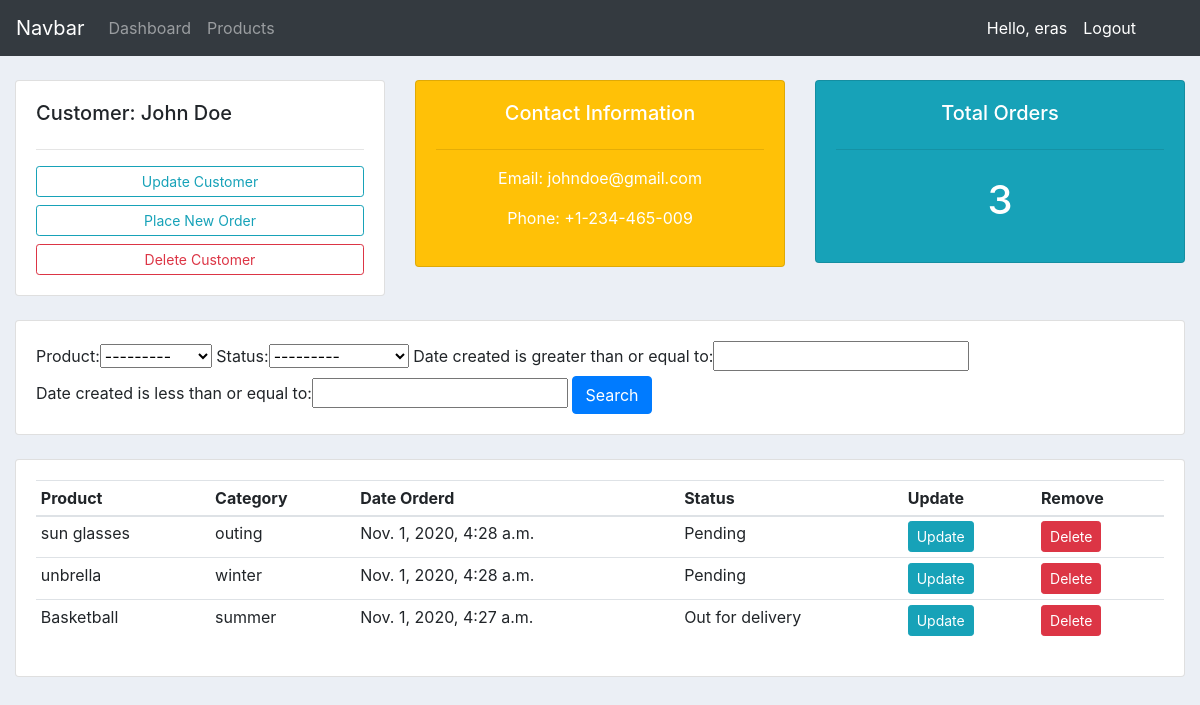
/view_customer/1/ (signed in), run on the app's committed database.
### crmapp/models.py (models this page shows, shortened)
class Customer(models.Model):
    user    = models.OneToOneField(User, null=True, on_delete=models.CASCADE)
    name    = models.CharField(max_length=200, null=True)
    phone   = models.CharField(max_length=200, null=True)
    email   = models.EmailField(max_length=200, null=True)
    profile_pic = models.ImageField(default= "user-icon.jpg", null=True, blank=True)
    date_created    = models.DateTimeField(auto_now_add=True)

class Order(models.Model):
    options = (
        ('Pending', 'Pending'),
        ('Out for delivery', 'Out for delivery'),
        ('Delivered', 'Delivered'),
    )
    customer = models.ForeignKey(Customer, on_delete=models.CASCADE)
    product = models.ForeignKey(Product, on_delete=models.CASCADE)
    date_created = models.DateTimeField(auto_now_add=True)
    status = models.CharField(choices=options, null=True, max_length=200)
    class Meta:
        ordering = ['-date_created']

class Product(models.Model):
    name    = models.CharField(max_length=200)
    price   = models.FloatField()
    category = models.ForeignKey(Category, on_delete=models.PROTECT)
    description = models.TextField(blank=True, null=True)
    date_created = models.DateTimeField(auto_now_add=True)
    def __str__(self):
        return self.name

class Category(models.Model):
    name = models.CharField(max_length=200)
    def __str__(self):
        return self.name

### crmapp/decorators.py (the view)
        def wrapper_func(request, *args, **kwargs):
            group = None
            if request.user.groups.exists():
                group = request.user.groups.all()[0].name
            if group in allowed_roles:
                return view_func(request, *args, **kwargs)
            else:
                return HttpResponse('This page does not exist')

### crmapp/views.py (called while the page is built)
@login_required(login_url='login')
@allowed_users(allowed_roles=['admin'])
def customerDetailView(request, pk):
    customer = Customer.objects.get(id=pk)
    orders = customer.order_set.all()
    filters = OrderFilter(request.GET, queryset=orders)
    context = {
        'customer': customer,
        'orders': orders,
        'filters': filters
    }
    return render(request, 'crmapp/customer.html', context)

### crmapp/templates/crmapp/customer.html
{%  extends 'crmapp/main.html' %}
{% block content %}
	<br>
<div class="row">
	<div class="col-md">
		<div class="card card-body">
			<h5>Customer: {{customer.name}}</h5>
			<hr>
			<a class="btn btn-outline-info  btn-sm btn-block" href="{% url 'update_customer' customer.pk %}">Update Customer</a>
			<a class="btn btn-outline-info btn-sm btn-block" href="{% url 'create_order' customer.pk%}">Place New Order</a>
			<a class="btn btn-outline-danger  btn-sm btn-block" href="{% url 'delete_customer' customer.pk %}">Delete Customer</a>
		</div>
	</div>
	<div class="col-md">
		<div class="card card-body bg-warning text-center text-white">
			<h5>Contact Information</h5>
			<hr>
			<p>Email: {{customer.email}} </p>
			<p>Phone: {{customer.phone}}</p>
		</div>
	</div>
	<div class="col-md">
		<div class="card card-body bg-info">
			<h5 class="text-center text-white">Total Orders</h5>
			<hr>
			{% if orders %}
				{% with orders.count as total_orders %}
				<h1 style="text-align: center;padding: 10px" class="text-white">{{total_orders}}</h1>
				{% endwith %}
			{% else %}
			<h1 style="text-align: center;padding: 10px" class="text-white">N/A</h1>
			{% endif %}
		</div>
	</div>
</div>
<br>
<div class="row">
	<div class="col">
		<div class="card card-body">
			<form method="get">
				{{filters.form}}
		    <button class="btn btn-primary" type="submit">Search</button>
		  </form>
		</div>
	</div>
</div>
<br>
<div class="row">
	<div class="col-md">
		<div class="card card-body">
			<table class="table table-sm">
				<thead>
					<tr>
						<th>Product</th>
						<th>Category</th>
						<th>Date Orderd</th>
						<th>Status</th>
						<th>Update</th>
						<th>Remove</th>
					</tr>
				</thead>
				<tbody>
					{% for order in orders %}
					<tr>
					<td>{{order.product.name}}</td>
					<td>{{order.product.category}}</td>
					<td>{{order.product.date_created}}</td>
					<td>{{order.status}}</td>
					<td><a href="{% url 'update_order' order.id %}"><button class="btn btn-sm btn-info" type="submit">Update</button></a></td>
					<td><a href="{% url 'deleteorder_customer' order.id %}"><button class="btn btn-sm btn-danger" type="submit">Delete</button></a></td>
					</tr>
					{% endfor %}
				</tbody>
			</table>
		</div>
	</div>
</div>
{% endblock %}

### crmapp/templates/crmapp/navbar.html (shortened to what this page needs)
<nav class="navbar navbar-expand-lg navbar-dark bg-dark">
  <a class="navbar-brand" href="{% url 'home' %}">Navbar</a>
  <div class="collapse navbar-collapse" id="navbarNav">
    <ul class="navbar-nav">
      {% if request.user.is_staff %}
      <li class="nav-item">
        <a class="nav-link" href="#">Dashboard</a>
      </li>
      <li class="nav-item">
        <a class="nav-link" href="#">Products</a>
      </li>
      {% else %}
      <li class="nav-item">
        <a class="nav-link" href="{% url 'accounts_settings' %}">Settings</a>
      </li>
      {% endif %}
    </ul>
  </div>
  <span class="mr-3 text-white">Hello, {{request.user}}</span>
  <span class="mr-5"><a class="text-white" href="{% url 'logout' %}">Logout</a></span>
</nav>

### static/css/style.css (style rules this page uses)
body { background-color: #ebeff5; }

### data on the page
Customer: name "John Doe", email "johndoe@gmail.com", phone "+1-234-465-009"
Order: product.name "sun glasses", product.category "outing", product.date_created "Nov. 1, 2020, 4:28 a.m.", status "Pending"
Order: product.name "unbrella", product.category "winter", product.date_created "Nov. 1, 2020, 4:28 a.m.", status "Pending"
Order: product.name "Basketball", product.category "summer", product.date_created "Nov. 1, 2020, 4:27 a.m.", status "Out for delivery"

### other printed values
{{ request.user }} "eras"
{{ total_orders }} "3"
